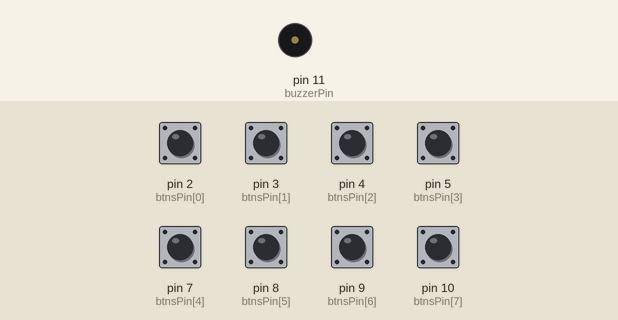
This sketch was run on a simulated Arduino Uno, built with avr-gcc and run on an emulated ATmega328P. On the bench: buzzer (waves = sounding). The test bench sets the inputs (shaded band); at power-on: pin 2 (btnsPin[0]), pin 3 (btnsPin[1]), pin 4 (btnsPin[2]), pin 5 (btnsPin[3]), pin 7 (btnsPin[4]), pin 8 (btnsPin[5]), pin 9 (btnsPin[6]), pin 10 (btnsPin[7]) LOW.

Above: at 1.2 s.
1.3 s: pin 2 (btnsPin[0]) pulled HIGH for 0.15 s
At 1.38 s:
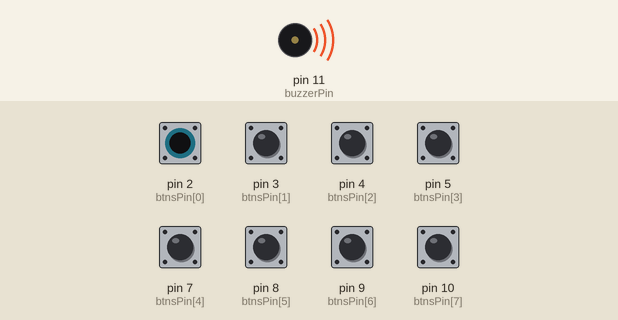
Timing chart, 0 to 4.3 s (numbered marks = the images above; inputs shaded):
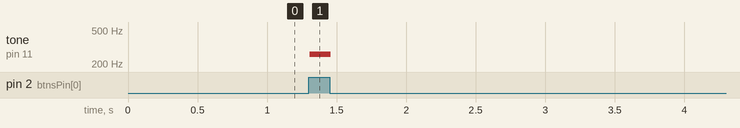

The sketch:

step-3.ino
```cpp
const int buzzerPin = 11;
const int btnsPin[8] = {2, 3, 4, 5, 7, 8, 9, 10};

const uint32_t freqMap[16] = {261, 294, 330, 349, 392, 440, 494, 523, 587, 659, 698, 783, 880, 988, 1046};

void setup() {
    Serial.begin(9600);
    for (int i = 0; i < 8; i++) pinMode(btnsPin[i], INPUT);
}

uint16_t calcFreq(uint8_t btns, uint16_t pressure) {
  uint16_t res = 0;
  uint8_t keyCnt = 0;
  for (int i = 0; i < 8; i++) if (btns & (1u << i))
    res += freqMap[i];
  res += map(constrain(pressure, 0, 6000), 0, 6000, 0, 100);
  return res;
}

void loop() {
    uint8_t btns = 0;
    for (int i = 0; i < 8; i++) {
        if (digitalRead(btnsPin[i])) {
            btns |= (1u << i);
        }
    }
    if (btns == 0) noTone(buzzerPin);
    else tone(buzzerPin, calcFreq(btns, 0));
    delay(10);
}
```

Measured:
- after the input at 1.3 s, tone on pin 11 (buzzerPin): silent → 261 Hz at once, → silent 0.15 s later
